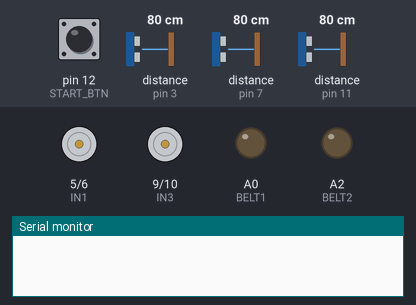
Simulated run of this sketch. Board: Arduino Uno, built with avr-gcc and run on an emulated ATmega328P. Shown: motor-driver pin pairs drawn as motors (green arrow = first pin HIGH = forward, orange = second pin HIGH = backward, longer = more drive), output pins drawn as LEDs (lit = HIGH), the last lines printed to the serial monitor. The test bench sets the inputs (shaded band); at power-on: pin 12 (START_BTN) HIGH, distance to the obstacle (sensors on pin 3, pin 7, pin 11) 80 cm. The echo pulse lasts 58.3 µs per cm; pins used as bus, display or sensor lines are not drawn.

Above: at 1.2 s.
1.3 s: pin 12 (START_BTN) pulled LOW for 0.15 s
At 1.9 s:
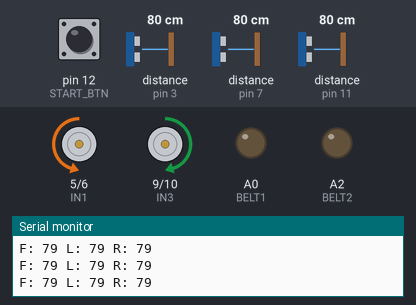
3.1 s: distance to the obstacle (sensor on pin 3) set to 66 cm
4.6 s: distance to the obstacle (sensor on pin 3) set to 55 cm
At 5.8 s:
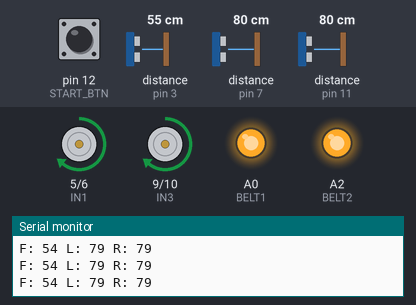
6.1 s: distance to the obstacle (sensor on pin 7) set to 2 cm
9.1 s: distance to the obstacle (sensor on pin 3) set to 153 cm
At 10.0 s:
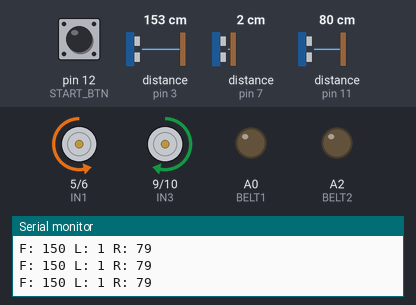
10.6 s: distance to the obstacle (sensor on pin 11) set to 2 cm
At 11.4 s:
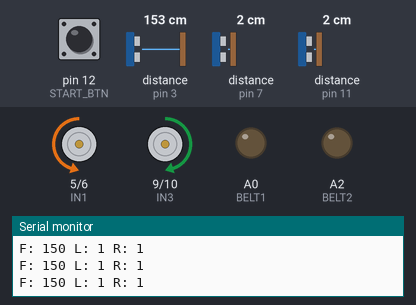
Timing chart, 0 to 13.6 s (numbered marks = the images above; inputs shaded):
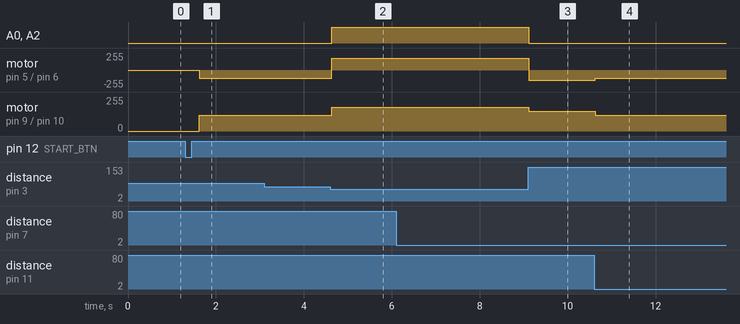

The sketch:

robotCleaner.ino
```cpp
// ================= PIN CONFIG =================

// Ultrasonic Sensors
#define TRIG_FRONT 2
#define ECHO_FRONT 3

#define TRIG_LEFT 4
#define ECHO_LEFT 7

#define TRIG_RIGHT 8
#define ECHO_RIGHT 11

// Button
#define START_BTN 12

// Drive motors (PWM)
#define IN1 5
#define IN2 6
#define IN3 9
#define IN4 10

// Belt motors
#define BELT1 A1
#define BELT1 A0
#define BELT2 A3
#define BELT2 A2


#define MAX_DISTANCE 150   // cm
#define TARGET_DISTANCE 60 // cm threshold
#define MOTOR_SPEED 180    // PWM (0-255)
#define TURN_SPEED 150


bool systemStarted = false;

long readDistance(int trig, int echo) {
  digitalWrite(trig, LOW);
  delayMicroseconds(2);

  digitalWrite(trig, HIGH);
  delayMicroseconds(10);
  digitalWrite(trig, LOW);

  long duration = pulseIn(echo, HIGH, 20000);

  if (duration == 0) return MAX_DISTANCE;

  long distance = duration * 0.034 / 2;

  if (distance > MAX_DISTANCE) distance = MAX_DISTANCE;

  return distance;
}


void moveForward(int speed) {
  analogWrite(IN1, speed);
  analogWrite(IN2, 0);
  analogWrite(IN3, speed);
  analogWrite(IN4, 0);
}

void turnLeft(int speed) {
  analogWrite(IN1, 0);
  analogWrite(IN2, speed);
  analogWrite(IN3, speed);
  analogWrite(IN4, 0);
}

void turnRight(int speed) {
  analogWrite(IN1, speed);
  analogWrite(IN2, 0);
  analogWrite(IN3, 0);
  analogWrite(IN4, speed);
}

void stopMotors() {
  analogWrite(IN1, 0);
  analogWrite(IN2, 0);
  analogWrite(IN3, 0);
  analogWrite(IN4, 0);
}

// Belt motors
void beltON() {
  digitalWrite(BELT1, HIGH);
  digitalWrite(BELT2, HIGH);
}

void beltOFF() {
  digitalWrite(BELT1, LOW);
  digitalWrite(BELT2, LOW);
}


void setup() {
  Serial.begin(9600);

  pinMode(TRIG_FRONT, OUTPUT);
  pinMode(ECHO_FRONT, INPUT);

  pinMode(TRIG_LEFT, OUTPUT);
  pinMode(ECHO_LEFT, INPUT);

  pinMode(TRIG_RIGHT, OUTPUT);
  pinMode(ECHO_RIGHT, INPUT);

  pinMode(START_BTN, INPUT_PULLUP);

  pinMode(IN1, OUTPUT);
  pinMode(IN2, OUTPUT);
  pinMode(IN3, OUTPUT);
  pinMode(IN4, OUTPUT);

  pinMode(BELT1, OUTPUT);
  pinMode(BELT2, OUTPUT);

  stopMotors();
  beltOFF();
}


void loop() {

  // Start button
  if (digitalRead(START_BTN) == LOW) {
    systemStarted = true;
    delay(300);
  }

  if (!systemStarted) return;


  long front = readDistance(TRIG_FRONT, ECHO_FRONT);
  long left  = readDistance(TRIG_LEFT, ECHO_LEFT);
  long right = readDistance(TRIG_RIGHT, ECHO_RIGHT);

  // Debug
  Serial.print("F: "); Serial.print(front);
  Serial.print(" L: "); Serial.print(left);
  Serial.print(" R: "); Serial.println(right);


  // Case 1: Object in front
  if (front < TARGET_DISTANCE) {
    moveForward(MOTOR_SPEED);
    beltON();
  }


  else if (left < right && left < TARGET_DISTANCE) {
    turnLeft(TURN_SPEED);
    beltOFF();
  }


  else if (right < left && right < TARGET_DISTANCE) {
    turnRight(TURN_SPEED);
    beltOFF();
  }


  else {

    turnLeft(120);
    beltOFF();
  }

  delay(50);
}
```

Measured:
- the behaviour switches between 61 and 60 cm on distance to the obstacle (sensor on pin 3) (found by bisection; images 1 and 2)
- after the input at 1.3 s, motor on pin 5 (IN1) / pin 6 (IN2): stopped → backward 120/255 after 0.32 s; motor on pin 9 (IN3) / pin 10 (IN4): stopped → forward 120/255 after 0.32 s
- after the input at 4.6 s, A0 (BELT1), A2 (BELT2): LOW → HIGH at once; motor on pin 5 (IN1) / pin 6 (IN2): backward 120/255 → forward 180/255 at once; motor on pin 9 (IN3) / pin 10 (IN4): forward 120/255 → forward 180/255 at once
- after the input at 9.1 s, A0 (BELT1), A2 (BELT2): HIGH → LOW at once; motor on pin 5 (IN1) / pin 6 (IN2): forward 180/255 → backward 150/255 at once; motor on pin 9 (IN3) / pin 10 (IN4): forward 180/255 → forward 150/255 at once
- after the input at 10.6 s, motor on pin 5 (IN1) / pin 6 (IN2): backward 150/255 → backward 120/255 at once; motor on pin 9 (IN3) / pin 10 (IN4): forward 150/255 → forward 120/255 at once
